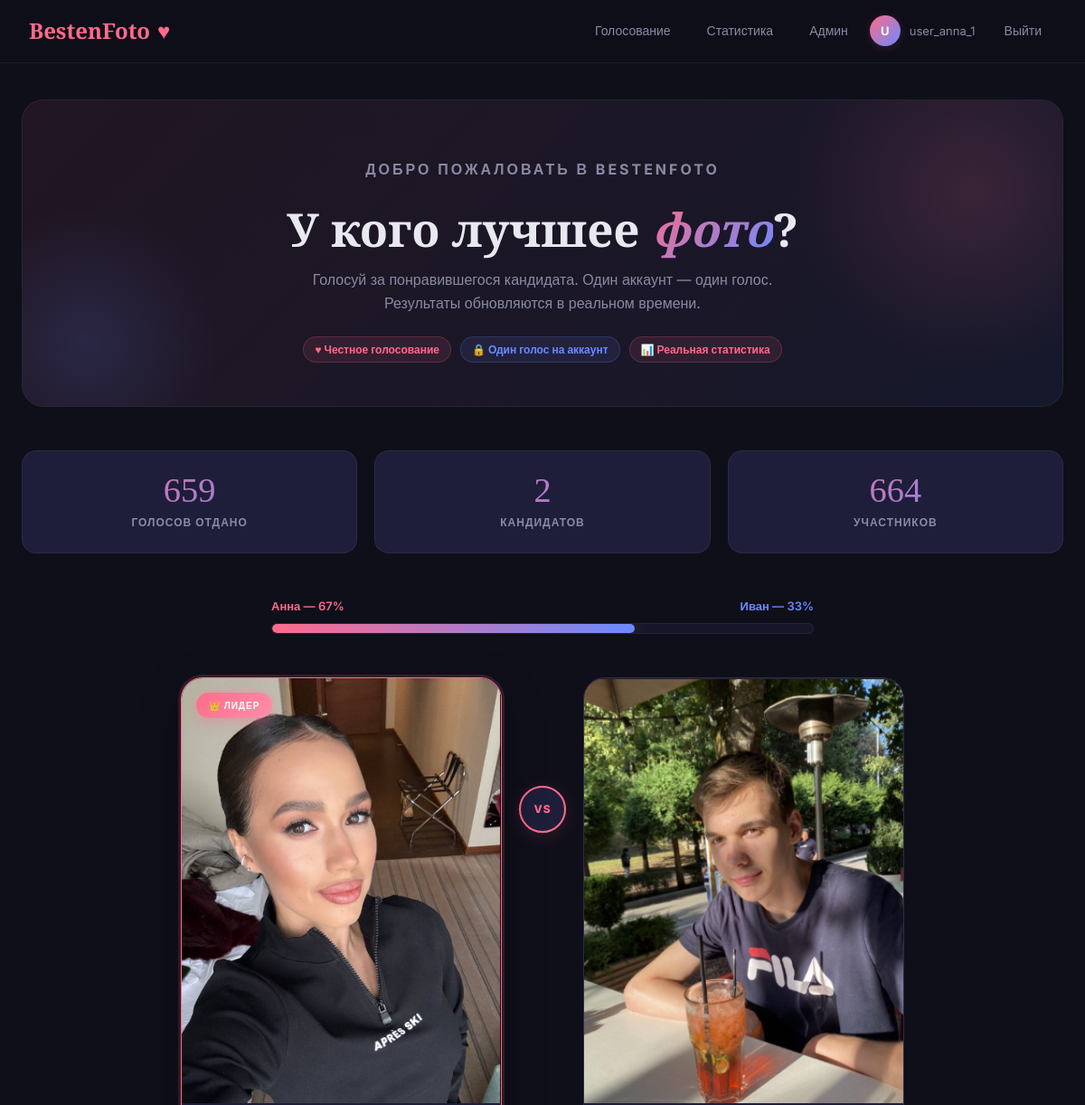
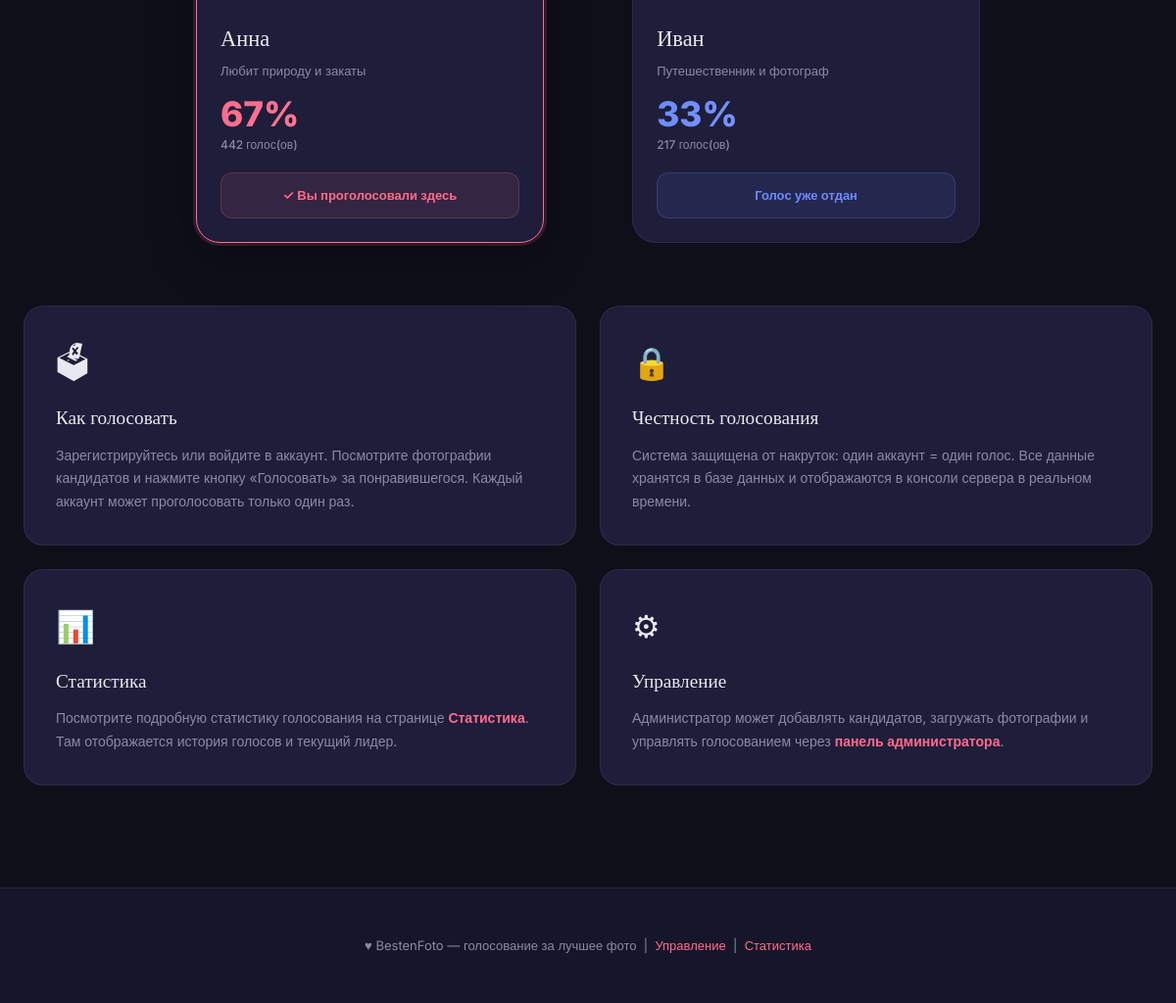
/ (signed in), run on the app's committed database (2 pictures, top to bottom).
### tables this page shows
CREATE TABLE candidates (
            id       INTEGER PRIMARY KEY AUTOINCREMENT,
            name     TEXT NOT NULL,
            tagline  TEXT,
            photo    TEXT,
            created  TEXT NOT NULL
        );

### app.py (the view)
@app.route('/')
def index():
    candidates, total_votes, total_users = get_stats()
    voted_for = None
    if 'user_id' in session:
        conn = get_db()
        row = conn.execute("SELECT candidate_id FROM votes WHERE user_id = ?",
                           (session['user_id'],)).fetchone()
        conn.close()
        if row:
            voted_for = row['candidate_id']
    return render_template('index.html',
                           candidates=candidates,
                           total_votes=total_votes,
                           total_users=total_users,
                           voted_for=voted_for)

### app.py (called while the page is built)
def get_db():
    os.makedirs(os.path.dirname(DB_PATH), exist_ok=True)
    conn = sqlite3.connect(DB_PATH)
    conn.row_factory = sqlite3.Row
    return conn

def get_stats():
    conn = get_db()
    candidates = conn.execute("""
        SELECT c.*, COUNT(v.id) as vote_count
        FROM candidates c
        LEFT JOIN votes v ON v.candidate_id = c.id
        GROUP BY c.id
        ORDER BY vote_count DESC
    """).fetchall()
    total_votes = conn.execute("SELECT COUNT(*) FROM votes").fetchone()[0]
    total_users = conn.execute("SELECT COUNT(*) FROM users").fetchone()[0]
    conn.close()
    return [dict(c) for c in candidates], total_votes, total_users

### templates/index.html (shortened to what this page needs)
{% extends "base.html" %}
{% block content %}
<div class="hero">
  <p class="hero-eyebrow">Добро пожаловать в BestenFoto</p>
  <h1>У кого лучшее <em>фото</em>?</h1>
  <p>Голосуй за понравившегося кандидата. Один аккаунт — один голос. Результаты обновляются в реальном времени.</p>
  <div class="hero-badges">
    <span class="badge badge-rose">&#9829; Честное голосование</span>
    <span class="badge badge-blue">&#128274; Один голос на аккаунт</span>
    <span class="badge badge-rose">&#128202; Реальная статистика</span>
  </div>
</div>
<div class="stats-bar">
  <div class="stat-card">
    <div class="stat-num">{{ total_votes }}</div>
    <div class="stat-label">Голосов отдано</div>
  </div>
  <div class="stat-card">
    <div class="stat-num">{{ candidates|length }}</div>
    <div class="stat-label">Кандидатов</div>
  </div>
  <div class="stat-card">
    <div class="stat-num">{{ total_users }}</div>
    <div class="stat-label">Участников</div>
  </div>
</div>
{% if candidates|length >= 2 %}
{% set pct_a = ((candidates[0].vote_count / total_votes * 100)|round|int) if total_votes else 50 %}
<div class="vote-bar-wrap">
  <div class="vote-bar-labels">
    <span class="label-a">{{ candidates[0].name }} — {{ pct_a }}%</span>
    <span class="label-b">{{ candidates[1].name if candidates|length > 1 else '' }} — {{ 100 - pct_a }}%</span>
  </div>
  <div class="vote-bar">
    <div class="vote-bar-fill" style="width:{{ pct_a }}%"></div>
  </div>
</div>
{% endif %}
<div class="candidates-grid">
  {% for c in candidates[:2] %}
  {% if loop.index == 2 %}
  <div class="vs-divider"><div class="vs-circle">VS</div></div>
  {% endif %}
  <div class="candidate-card {% if voted_for == c.id %}{{ 'voted-card' if loop.index == 1 else 'voted-card-b' }}{% endif %}" id="card-{{ c.id }}">
    <div class="cand-photo {% if loop.index == 2 %}blue-bg{% endif %}">
      {% if c.photo %}
        <img src="/static/photos/{{ c.photo }}" alt="{{ c.name }}">
      {% else %}
        <div class="cand-photo-placeholder">
          <div class="cand-emoji">{{ '&#127800;' if loop.index == 1 else '&#127754;' }}</div>
          <span class="cand-photo-label">Фото не загружено</span>
        </div>
      {% endif %}
      {% if total_votes and c.vote_count == candidates|map(attribute='vote_count')|max and total_votes > 0 %}
        <div class="winner-ribbon {% if loop.index == 2 %}blue{% endif %}">&#128081; Лидер</div>
      {% endif %}
    </div>
    <div class="cand-body">
      <div class="cand-name">{{ c.name }}</div>
      <div class="cand-tag">{{ c.tagline or 'Кандидат' }}</div>
      {% set pct = ((c.vote_count / total_votes * 100)|round|int) if total_votes else 0 %}
      <div class="cand-pct {% if loop.index == 2 %}blue-pct{% endif %}">{{ pct }}%</div>
      <div class="cand-votes-sub">{{ c.vote_count }} голос(ов)</div>
      {% if voted_for %}
        <div class="voted-msg {% if loop.index == 2 %}blue-voted{% endif %}">
          {% if voted_for == c.id %}&#10003; Вы проголосовали здесь{% else %}Голос уже отдан{% endif %}
        </div>
      {% else %}
        <a href="/login" class="vote-btn {{ 'vote-btn-a' if loop.index == 1 else 'vote-btn-b' }}" style="display:flex;text-decoration:none">&#128274; Войти и голосовать</a>
      {% endif %}
    </div>
  </div>
  {% endfor %}
</div>
<div class="about-section">
  <div class="about-card">
    <span class="about-icon">&#128499;</span>
    <div class="about-title">Как голосовать</div>
    <div class="about-text">Зарегистрируйтесь или войдите в аккаунт. Посмотрите фотографии кандидатов и нажмите кнопку «Голосовать» за понравившегося. Каждый аккаунт может проголосовать только один раз.</div>
  </div>
  <div class="about-card">
    <span class="about-icon">&#128274;</span>
    <div class="about-title">Честность голосования</div>
    <div class="about-text">Система защищена от накруток: один аккаунт = один голос. Все данные хранятся в базе данных и отображаются в консоли сервера в реальном времени.</div>
  </div>
  <div class="about-card">
    <span class="about-icon">&#128202;</span>
    <div class="about-title">Статистика</div>
    <div class="about-text">Посмотрите подробную статистику голосования на странице <a href="/stats">Статистика</a>. Там отображается история голосов и текущий лидер.</div>
  </div>
  <div class="about-card">
    <span class="about-icon">&#9881;</span>
    <div class="about-title">Управление</div>
    <div class="about-text">Администратор может добавлять кандидатов, загружать фотографии и управлять голосованием через <a href="/admin">панель администратора</a>.</div>
  </div>
</div>
<div class="heart-container" id="heartContainer"></div>
{% endblock %}

### templates/base.html (style rules this page uses)
:root { --bg: #0f0f1a; --bg-elevated: #16162a; --bg-card: #1e1e3a; --border: rgba(255,255,255,0.06); --text: #e8e8f0; --text-muted: #8a8aa3; --accent: #ff6b8a; --accent-glow: rgba(255,107,138,0.15); --accent-2: #6b8aff; --accent-2-glow: rgba(107,138,255,0.15); --success: #4ade80; --danger: #f87171; --warning: #fbbf24; }
* { box-sizing:border-box; margin:0; padding:0 }
html { scroll-behavior:smooth }
body { font-family:'Inter',sans-serif; background:var(--bg); color:var(--text); min-height:100vh; line-height:1.6; -webkit-font-smoothing:antialiased; }
.badge { display:inline-block; padding:4px 12px; border-radius:20px; font-size:12px; font-weight:600; border:1px solid; }
.badge-rose { background:rgba(255,107,138,0.1); color:var(--accent); border-color:rgba(255,107,138,0.2); }
.badge-blue { background:rgba(107,138,255,0.1); color:var(--accent-2); border-color:rgba(107,138,255,0.2); }

### data on the page
candidates: name "Анна", photo (picture), shows "👑 ЛИДЕР", tagline "Любит природу и закаты", pct "67", vote_count "442", shows "✓ Вы проголосовали здесь"
candidates: name "Иван", shows "VS", photo (picture), tagline "Путешественник и фотограф", pct "33", vote_count "217", shows "Голос уже отдан"

### other printed values
{{ session.username[0]|upper }} "U"
{{ session.username }} "user_anna_1"
{{ total_votes }} "659"
{{ candidates|length }} "2"
{{ total_users }} "664"
{{ pct_a }} "67"
{{ 100 - pct_a }} "33"
